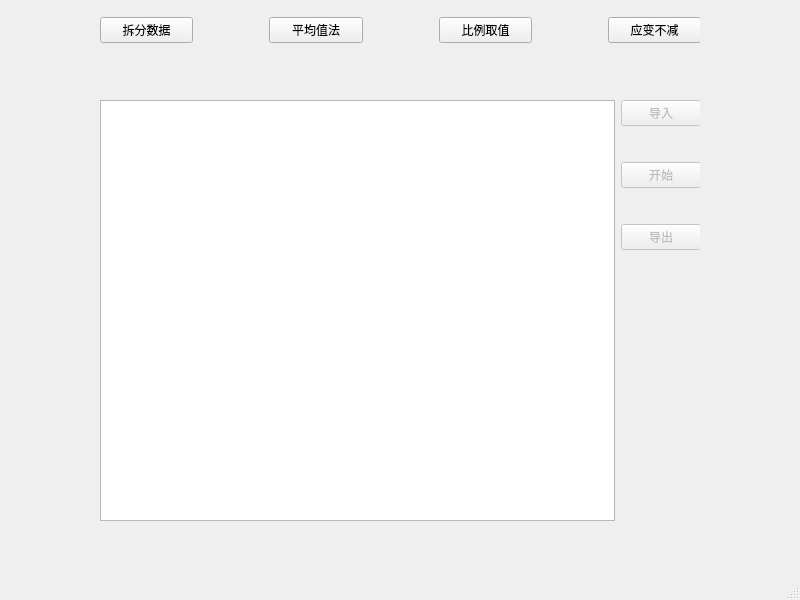
<?xml version="1.0" encoding="UTF-8"?>
<ui version="4.0">
 <class>MainWindow</class>
 <widget class="QMainWindow" name="MainWindow">
  <property name="geometry">
   <rect>
    <x>0</x>
    <y>0</y>
    <width>800</width>
    <height>600</height>
   </rect>
  </property>
  <property name="windowTitle">
   <string>MainWindow</string>
  </property>
  <widget class="QWidget" name="centralwidget">
   <widget class="QWidget" name="widget" native="true">
    <property name="geometry">
     <rect>
      <x>100</x>
      <y>0</y>
      <width>600</width>
      <height>600</height>
     </rect>
    </property>
    <widget class="QWidget" name="horizontalLayoutWidget">
     <property name="geometry">
      <rect>
       <x>0</x>
       <y>10</y>
       <width>601</width>
       <height>41</height>
      </rect>
     </property>
     <layout class="QHBoxLayout" name="horizontalLayout">
      <item>
       <widget class="QPushButton" name="take_part">
        <property name="text">
         <string>拆分数据</string>
        </property>
       </widget>
      </item>
      <item>
       <spacer name="horizontalSpacer_2">
        <property name="orientation">
         <enum>Qt::Horizontal</enum>
        </property>
        <property name="sizeType">
         <enum>QSizePolicy::Fixed</enum>
        </property>
        <property name="sizeHint" stdset="0">
         <size>
          <width>70</width>
          <height>20</height>
         </size>
        </property>
       </spacer>
      </item>
      <item>
       <widget class="QPushButton" name="mean_value">
        <property name="text">
         <string>平均值法</string>
        </property>
       </widget>
      </item>
      <item>
       <spacer name="horizontalSpacer_3">
        <property name="orientation">
         <enum>Qt::Horizontal</enum>
        </property>
        <property name="sizeType">
         <enum>QSizePolicy::Fixed</enum>
        </property>
        <property name="sizeHint" stdset="0">
         <size>
          <width>70</width>
          <height>20</height>
         </size>
        </property>
       </spacer>
      </item>
      <item>
       <widget class="QPushButton" name="rate_value">
        <property name="text">
         <string>比例取值</string>
        </property>
       </widget>
      </item>
      <item>
       <spacer name="horizontalSpacer_4">
        <property name="orientation">
         <enum>Qt::Horizontal</enum>
        </property>
        <property name="sizeType">
         <enum>QSizePolicy::Fixed</enum>
        </property>
        <property name="sizeHint" stdset="0">
         <size>
          <width>70</width>
          <height>20</height>
         </size>
        </property>
       </spacer>
      </item>
      <item>
       <widget class="QPushButton" name="increasing_value">
        <property name="text">
         <string>应变不减</string>
        </property>
       </widget>
      </item>
     </layout>
    </widget>
    <widget class="QWidget" name="horizontalLayoutWidget_3">
     <property name="geometry">
      <rect>
       <x>0</x>
       <y>100</y>
       <width>601</width>
       <height>421</height>
      </rect>
     </property>
     <layout class="QHBoxLayout" name="horizontalLayout_3">
      <item>
       <widget class="QTextEdit" name="textEdit"/>
      </item>
      <item>
       <layout class="QVBoxLayout" name="verticalLayout_2">
        <item>
         <widget class="QPushButton" name="pushButton">
          <property name="enabled">
           <bool>false</bool>
          </property>
          <property name="text">
           <string>导入</string>
          </property>
         </widget>
        </item>
        <item>
         <spacer name="verticalSpacer_3">
          <property name="orientation">
           <enum>Qt::Vertical</enum>
          </property>
          <property name="sizeType">
           <enum>QSizePolicy::Fixed</enum>
          </property>
          <property name="sizeHint" stdset="0">
           <size>
            <width>20</width>
            <height>30</height>
           </size>
          </property>
         </spacer>
        </item>
        <item>
         <widget class="QPushButton" name="pushButton_2">
          <property name="enabled">
           <bool>false</bool>
          </property>
          <property name="text">
           <string>开始</string>
          </property>
         </widget>
        </item>
        <item>
         <spacer name="verticalSpacer_2">
          <property name="orientation">
           <enum>Qt::Vertical</enum>
          </property>
          <property name="sizeType">
           <enum>QSizePolicy::Fixed</enum>
          </property>
          <property name="sizeHint" stdset="0">
           <size>
            <width>20</width>
            <height>30</height>
           </size>
          </property>
         </spacer>
        </item>
        <item>
         <widget class="QPushButton" name="pushButton_4">
          <property name="enabled">
           <bool>false</bool>
          </property>
          <property name="text">
           <string>导出</string>
          </property>
         </widget>
        </item>
        <item>
         <spacer name="verticalSpacer">
          <property name="orientation">
           <enum>Qt::Vertical</enum>
          </property>
          <property name="sizeHint" stdset="0">
           <size>
            <width>20</width>
            <height>40</height>
           </size>
          </property>
         </spacer>
        </item>
       </layout>
      </item>
     </layout>
    </widget>
   </widget>
  </widget>
  <widget class="QMenuBar" name="menubar">
   <property name="geometry">
    <rect>
     <x>0</x>
     <y>0</y>
     <width>800</width>
     <height>23</height>
    </rect>
   </property>
  </widget>
  <widget class="QStatusBar" name="statusbar"/>
 </widget>
 <resources/>
 <connections/>
</ui>
